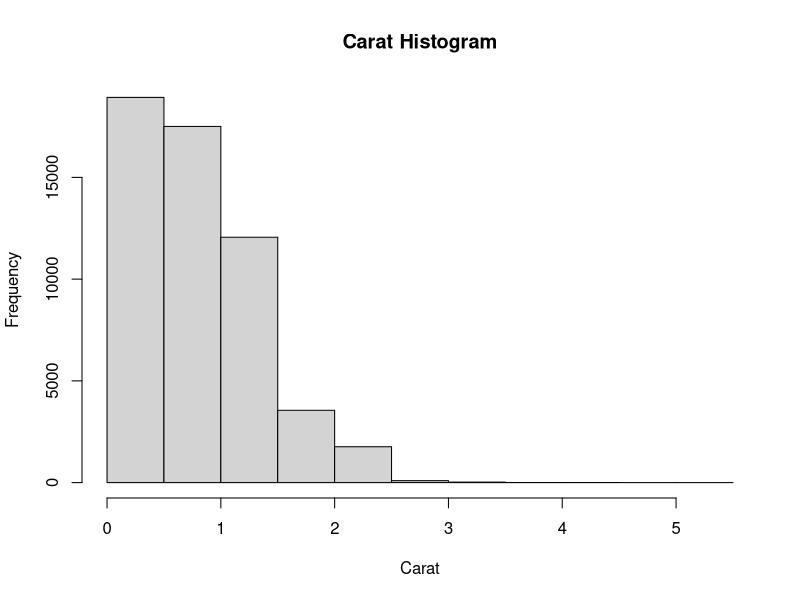
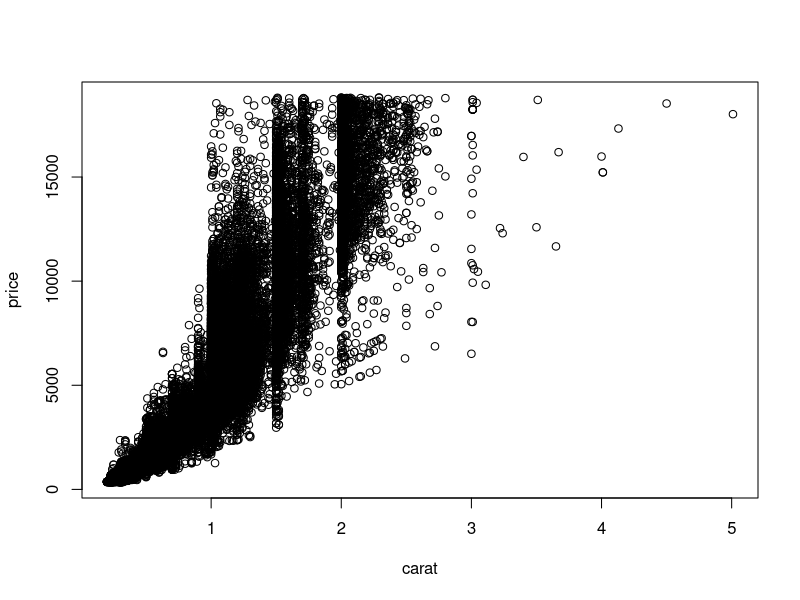
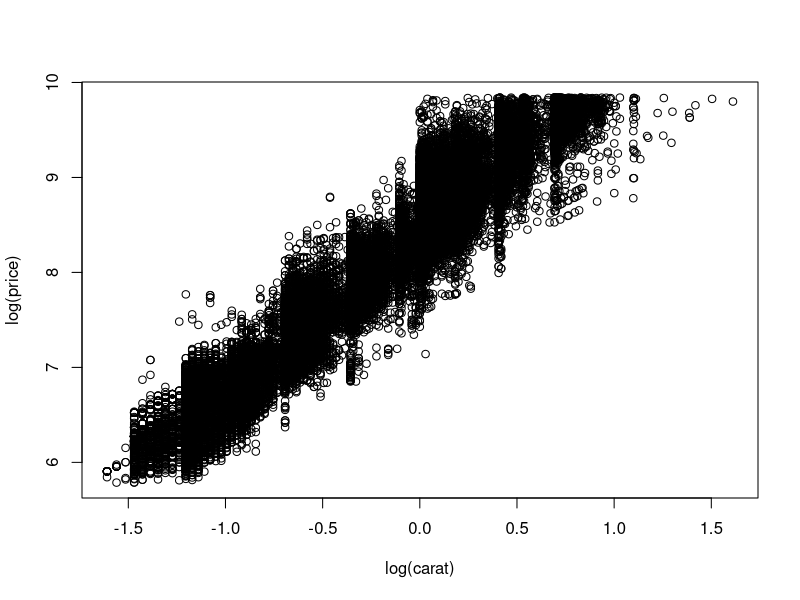
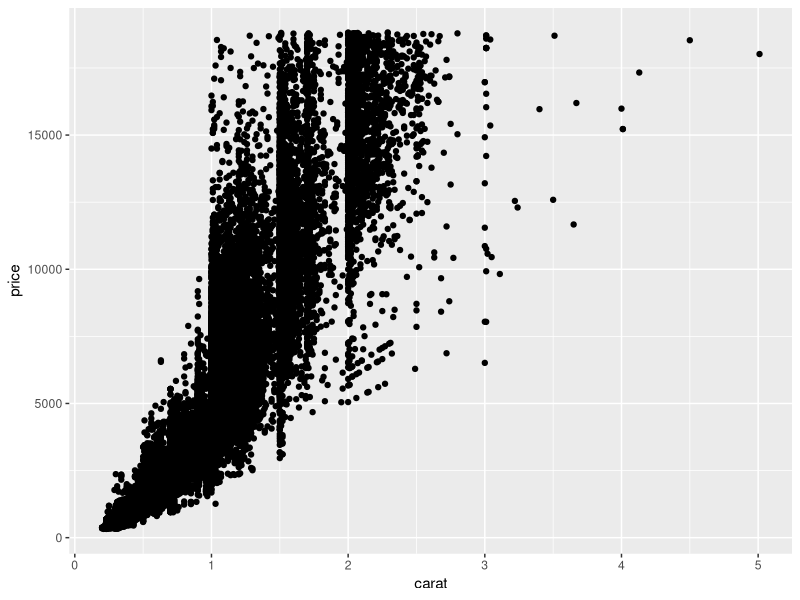

These figures' R source, in order:
## ---- chunk 1
knitr::opts_chunk$set(echo = TRUE)
## ---- chunk 2
# 测试代码：钻石可视化

library(ggplot2)
require(ggplot2)
data()
data(diamonds)
head(diamonds)
# 柱状图
hist(diamonds$carat,main="Carat Histogram", xlab="Carat")
# 散点图
plot(price ~ carat, data=diamonds)
plot(log(price)~log(carat),data=diamonds)
ggplot(diamonds,aes(x=carat,y=price))+geom_point()
